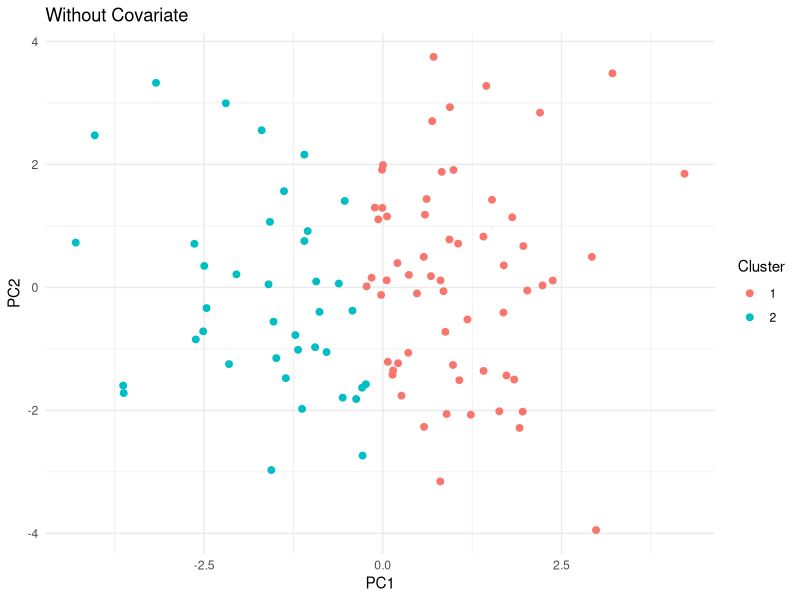
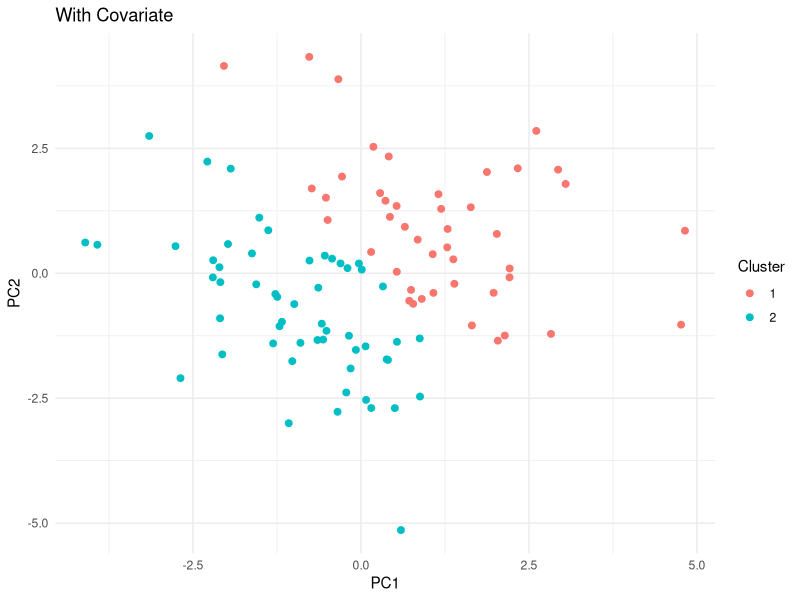

The R source for these figures, in order:
# Required libraries
library(ggplot2)
library(cluster)      # for silhouette()
library(gridExtra)    # for plotting side-by-side

# Simulate data
set.seed(123)
n <- 100  # samples
p <- 50   # features

Y <- matrix(rnorm(n * p), nrow = n)
group <- rep(c(0, 1), each = n/2)
covariate <- rnorm(n)

# Design matrices
X1 <- model.matrix(~ factor(group))
X2 <- model.matrix(~ factor(group) + covariate)

# Residual extraction function
get_residuals <- function(Y, design) {
  beta_hat <- solve(t(design) %*% design) %*% t(design) %*% Y
  residuals <- Y - design %*% beta_hat
  return(residuals)
}

# Get residuals
resid_no_covar <- get_residuals(Y, X1)
resid_with_covar <- get_residuals(Y, X2)

# PCA
pca_no <- prcomp(resid_no_covar, scale. = TRUE)
pca_with <- prcomp(resid_with_covar, scale. = TRUE)

pc_scores_no <- pca_no$x[, 1:2]
pc_scores_with <- pca_with$x[, 1:2]

# K-means clustering
k <- 2
km_no <- kmeans(pc_scores_no, centers = k)
km_with <- kmeans(pc_scores_with, centers = k)

# Silhouette analysis
sil_no <- silhouette(km_no$cluster, dist(pc_scores_no))
sil_with <- silhouette(km_with$cluster, dist(pc_scores_with))

avg_sil_no <- mean(sil_no[, "sil_width"])
avg_sil_with <- mean(sil_with[, "sil_width"])

cat("Silhouette Score WITHOUT covariate: ", round(avg_sil_no, 3), "\n")
cat("Silhouette Score WITH covariate:    ", round(avg_sil_with, 3), "\n")

# Visualization using ggplot2
df_no <- data.frame(PC1 = pc_scores_no[,1], PC2 = pc_scores_no[,2], Cluster = factor(km_no$cluster))
df_with <- data.frame(PC1 = pc_scores_with[,1], PC2 = pc_scores_with[,2], Cluster = factor(km_with$cluster))

p1 <- ggplot(df_no, aes(PC1, PC2, color = Cluster)) + 
  geom_point(size = 2) + 
  ggtitle("Without Covariate") + 
  theme_minimal()

p2 <- ggplot(df_with, aes(PC1, PC2, color = Cluster)) + 
  geom_point(size = 2) + 
  ggtitle("With Covariate") + 
  theme_minimal()